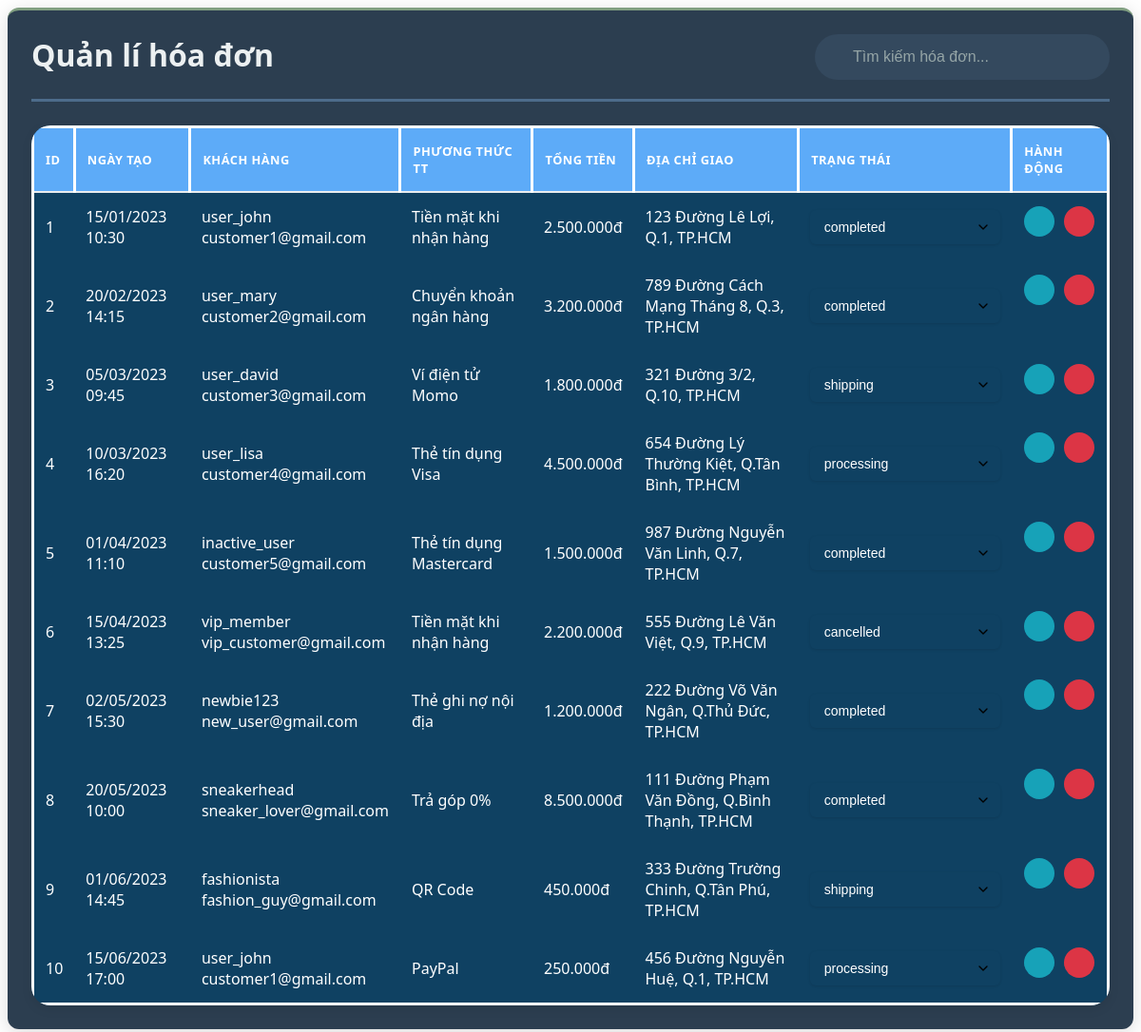
The page /admin/dashboard/dashboard_bill.php on the database its author committed.
### tables this page shows
CREATE TABLE bill
(
  id INT NOT NULL AUTO_INCREMENT,
  status VARCHAR(20) NOT NULL DEFAULT 'pending',
  bill_date TIMESTAMP NOT NULL DEFAULT CURRENT_TIMESTAMP,
  id_user INT NOT NULL,
  id_payment_method INT NOT NULL,
  total_amount DECIMAL(12,2) NOT NULL,
  shipping_address TEXT NOT NULL,
  created_at TIMESTAMP DEFAULT CURRENT_TIMESTAMP,
  updated_at TIMESTAMP DEFAULT CURRENT_TIMESTAMP ON UPDATE CURRENT_TIMESTAMP,
  PRIMARY KEY (id),
  FOREIGN KEY (id_user) REFERENCES users(id) ON DELETE CASCADE,
  FOREIGN KEY (id_payment_method) REFERENCES payment_method(id)
);

CREATE TABLE users
(
  id INT NOT NULL AUTO_INCREMENT,
  email VARCHAR(100) NOT NULL,
  password VARCHAR(255) NOT NULL,
  status char(10) NOT NULL DEFAULT 'UNLOCK',
  username VARCHAR(50) NOT NULL,
  created_at TIMESTAMP DEFAULT CURRENT_TIMESTAMP,
  updated_at TIMESTAMP DEFAULT CURRENT_TIMESTAMP ON UPDATE CURRENT_TIMESTAMP,
  PRIMARY KEY (id),
  UNIQUE (email),
  UNIQUE (username)
);

CREATE TABLE payment_method
(
  id INT NOT NULL AUTO_INCREMENT,
  name VARCHAR(50) NOT NULL,
  is_active BOOLEAN DEFAULT TRUE,
  created_at TIMESTAMP DEFAULT CURRENT_TIMESTAMP,
  updated_at TIMESTAMP DEFAULT CURRENT_TIMESTAMP ON UPDATE CURRENT_TIMESTAMP,
  PRIMARY KEY (id),
  UNIQUE (name)
);

### database/database_sever.php (called while the page is built, shortened)
<?php
    class database_sever{
        private $host = 'localhost';
        private $username = 'root';
        private $password = '';
        public $conn = null;
        public function __construct($db_name="bangiay"){
            $this->db_name = $db_name;
        try {
            $this->conn = new PDO(
                'mysql:host=' . $this->host . ';dbname=' . $this->db_name,
                $this->username,
                $this->password
            );
            $this->conn->setAttribute(PDO::ATTR_ERRMODE, PDO::ERRMODE_EXCEPTION);
            $this->conn->setAttribute(PDO::ATTR_DEFAULT_FETCH_MODE, PDO::FETCH_ASSOC);
            $this->conn->setAttribute(PDO::ATTR_EMULATE_PREPARES, false);
        } catch(PDOException $e) {
            error_log("Connection Error: " . $e->getMessage());
            throw new Exception("Database connection failed");
        }
        }
        public function view_table($string_query,$param=[]){
            try{
                $this->stmt = $this->conn->prepare($string_query);
                $this->stmt->execute($param);
                return $this->stmt->fetchAll();
            } catch(PDOException $e) {
                echo "Lỗi: " . $e->getMessage();
            }
        }
    }
?>

### dao/BillDao.php (called while the page is built, shortened)
<?php
require_once __DIR__ . '/../DTO/BillDTO.php';
require_once __DIR__ . '/../database/database_sever.php';
class BillDao {
    private $db;
    public function __construct() {
        $this->db = new database_sever();
    }
    public function view_all() {
        $sql = "SELECT * FROM bill";
        $results = $this->db->view_table($sql);
        $users = [];
        foreach ($results as $row) {
            $users[] = new BillDTO($row);
        }
        return $users;
    }
}
?>

### DTO/BillDTO.php (called while the page is built, shortened)
<?php
class BillDTO {
    public function __construct($data) {
        $this->id = $data['id'] ?? null;
        $this->status = $data['status'] ?? 'pending';
        $this->bill_date = $data['bill_date'] ?? null;
        $this->id_user = $data['id_user'] ?? null;
        $this->id_payment_method = $data['id_payment_method'] ?? null;
        $this->total_amount = $data['total_amount'] ?? 0.0;
        $this->shipping_address = $data['shipping_address'] ?? '';
    }
}?>

### dao/UserDao.php (called while the page is built, shortened)
<?php
require_once __DIR__ . '/../DTO/UserDTO.php';
require_once __DIR__ . '/../database/database_sever.php';
class UserDao {
    private $db;
    public function __construct() {
        $this->db = new database_sever();
    }
    public function get_by_id($id) {
        $sql = "SELECT * FROM users WHERE id = :id";
        $params = ['id' => $id];
        $result = $this->db->view_table($sql, $params);
        if (!empty($result)) {
            return new UserDTO($result[0]);
        }
        return null;
    }
}
?>

### DTO/UserDTO.php (called while the page is built, shortened)
<?php
class UserDTO {
    public function __construct($data) {
        $this->email = $data['email'] ?? '';
        $this->username = $data['username'] ?? '';
    }
}?>

### dao/PaymentMethodDao.php (called while the page is built, shortened)
<?php
require_once __DIR__ . '/../DTO/PaymentMethodDTO.php';
require_once __DIR__ . '/../database/database_sever.php';
class PaymentMethodDao {
    private $db;
    public function __construct() {
        $this->db = new database_sever();
    }
    public function get_by_id($id) {
        $sql = "SELECT * FROM payment_method WHERE id = :id";
        $params = ['id' => $id];
        $result = $this->db->view_table($sql, $params);
        return !empty($result) ? new PaymentMethodDTO($result[0]) : null;
    }
}
?>

### DTO/PaymentMethodDTO.php (called while the page is built, shortened)
<?php
    class PaymentMethodDTO {
        public function __construct($data) {
            $this->name = $data['name'] ?? '';
        }
    }
    ?>

### admin/dashboard/table/bill_management.php (the view, shortened to what this page needs)
<?php
require_once __DIR__ . "/../../../dao/BillDao.php";
require_once __DIR__ . "/../../../dao/UserDao.php";
require_once __DIR__ . "/../../../dao/PaymentMethodDao.php";
$table_bills = new BillDao();
$table_users = new UserDao();
$table_paymentmethode = new PaymentMethodDao();
$start_date = $_POST['start_date'] ?? null;
$end_date = $_POST['end_date'] ?? null;
$status = $_POST['status'] ?? '';
$creator = trim($_POST['creator'] ?? '');
$bills = $table_bills->view_all();
$filtered_bills = array_filter($bills, function ($bill) use
($start_date, $end_date, $status, $creator, $table_users) {
    $bill_time = strtotime($bill->bill_date);
    if ($start_date && $bill_time < strtotime($start_date)) return false;
    if ($end_date && $bill_time > strtotime($end_date . ' 23:59:59')) return false;
    if ($status && strtolower($bill->status) !== strtolower($status)) return false;
    if ($creator) {
        $user = $table_users->get_by_id($bill->id_user);
        if (!$user || stripos($user->username, $creator) === false) return false;
    }
    return true;
});
?>
<link rel="stylesheet" href="css/admin_style/dashboard/table_main.css">
<div class="bill-management object-management active">
    <table class="data-table">
    <thead>
        <tr>
            <th>ID</th>
            <th>Ngày tạo</th>
            <th>Khách hàng</th>
            <th>Phương thức TT</th>
            <th>Tổng tiền</th>
            <th>Địa chỉ giao</th>
            <th>Trạng thái</th>
            <th>Hành động</th>
        </tr>
    </thead>
    <tbody>
        <?php if (empty($filtered_bills)):?>
        <tr>
            <td colspan="8" style="text-align: center; font-size: 1.5em;">
                Không có hóa đơn
            </td>
        </tr>
        <?php else:?>
        <?php foreach ($filtered_bills as $bill):
            $user = $table_users->get_by_id($bill->id_user);
            $paymentMethod = $table_paymentmethode->get_by_id($bill->id_payment_method);
        ?>
            <tr data-id="<?= $bill->id ?>">
                <td><?= $bill->id ?></td>
                <td><?= date('d/m/Y H:i', strtotime($bill->bill_date)) ?></td>
                <td>
                    <?= htmlspecialchars($user->username ?? 'N/A') ?>
                    <div class="user-email"><?= htmlspecialchars($user->email ?? '') ?></div>
                </td>
                <td><?= htmlspecialchars($paymentMethod->name ?? 'N/A') ?></td>
                <td><?= number_format($bill->total_amount, 0, ',', '.') ?>đ</td>
                <td><?= htmlspecialchars($bill->shipping_address) ?></td>
                <?php
$status_order = ['processing', 'shipping', 'completed', 'cancelled'];
$current_status = strtolower($bill->status);
$current_index = array_search($current_status, $status_order);
?>
<td class="status-bill status-<?= $current_status ?>">
    <select name="objectId" class="styled-select status-select" data-object-id="<?= $bill->id ?>" data-current-index="<?= $current_index ?>">
        <?php foreach ($status_order as $index => $status_option):
            $value = 'Bill-' . $status_option;
            $selected = ($current_status === $status_option) ? 'selected' : '';
            $disabled = ($index < $current_index && $status_option !== 'cancelled') ? 'disabled' : '';
        ?>
            <option value="<?= $value ?>" <?= "$selected $disabled" ?>>
                <?= $status_option ?>
            </option>
        <?php endforeach; ?>
    </select>
</td>
                <td class='row button-update'>
                    <button class='action-btn view-btn' data-action='view-bill' data-id='<?= $bill->id ?>'>
                    </button>
                    <button class='action-btn delete-btn' data-action='delete-bill' data-id='<?= $bill->id ?>'>
                    </button>
                </td>
            </tr>
        <?php endforeach; ?>
        <?php endif;?>
    </tbody>
</table>
</div>

### css/admin_style/dashboard/table_main.css (style rules this page uses)
.object-management { background: #0f4162; margin-top: 25px; border-radius: 20px; box-shadow: 0 4px 12px rgba(0, 0, 0, 0.08); overflow-x: auto; position: relative; z-index: 1; }
.data-table { width: 100%; color: white; border-collapse: collapse; border-radius: 20px; border: 3px white solid; font-family: 'Segoe UI', Tahoma, Geneva, Verdana, sans-serif; position: relative; }
.data-table thead { background-color: #5dabf8; border-bottom: 2px solid #e9ecef; }
.data-table th { padding: 15px 12px; text-align: left; font-weight: 600; text-transform: uppercase; font-size: 0.8rem; letter-spacing: 0.5px; border-right: 3px white solid; }
.data-table tbody tr { transition: all 0.2s ease; position: relative; }
.data-table td { padding: 14px 12px; vertical-align: middle; border-right: none; position: relative; }
.button-update { display: flex; gap: 8px; justify-content: space-evenly; position: relative; }
.action-btn { width: 32px; height: 32px; border-radius: 50%; display: flex; align-items: center; justify-content: center; border: none; cursor: pointer; transition: all 0.2s ease; font-size: 16px; position: relative; z-index: 2; }
.view-btn { background-color: #17a2b8; }
.delete-btn { background-color: #dc3545; }
.styled-select { position: relative; display: inline-block; width: 200px; padding: 10px 15px; border: none; border-radius: 6px; background-color: #0f4162; color: #ffffff; font-size: 14px; cursor: pointer; appearance: none; -webkit-appearance: none; -moz-appearance: none; background-repeat: no-repeat; background-position: right 10px center; background-size: 16px; transition: all 0.3s ease; box-shadow: 0 1px 3px rgba(0,0,0,0.1); }
.styled-select option { padding: 10px 15px; background: white; color: #333; }

### rows shown on the page
bill: id "1", bill_date "15/01/2023 10:30", id_user.username "user_john", id_user.email "customer1@gmail.com", id_payment_method.name "Tiền mặt khi nhận hàng", total_amount "2.500.000", shipping_address "123 Đường Lê Lợi, Q.1, TP.HCM", objectId "completed"
bill: id "2", bill_date "20/02/2023 14:15", id_user.username "user_mary", id_user.email "customer2@gmail.com", id_payment_method.name "Chuyển khoản ngân hàng", total_amount "3.200.000", shipping_address "789 Đường Cách Mạng Tháng 8, Q.3, TP.HCM", objectId "completed"
bill: id "3", bill_date "05/03/2023 09:45", id_user.username "user_david", id_user.email "customer3@gmail.com", id_payment_method.name "Ví điện tử Momo", total_amount "1.800.000", shipping_address "321 Đường 3/2, Q.10, TP.HCM", objectId "shipping"
bill: id "4", bill_date "10/03/2023 16:20", id_user.username "user_lisa", id_user.email "customer4@gmail.com", id_payment_method.name "Thẻ tín dụng Visa", total_amount "4.500.000", shipping_address "654 Đường Lý Thường Kiệt, Q.Tân Bình, TP.HCM", objectId "processing"
bill: id "5", bill_date "01/04/2023 11:10", id_user.username "inactive_user", id_user.email "customer5@gmail.com", id_payment_method.name "Thẻ tín dụng Mastercard", total_amount "1.500.000", shipping_address "987 Đường Nguyễn Văn Linh, Q.7, TP.HCM", objectId "completed"
bill: id "6", bill_date "15/04/2023 13:25", id_user.username "vip_member", id_user.email "vip_customer@gmail.com", id_payment_method.name "Tiền mặt khi nhận hàng", total_amount "2.200.000", shipping_address "555 Đường Lê Văn Việt, Q.9, TP.HCM", objectId "cancelled"
bill: id "7", bill_date "02/05/2023 15:30", id_user.username "newbie123", id_user.email "new_user@gmail.com", id_payment_method.name "Thẻ ghi nợ nội địa", total_amount "1.200.000", shipping_address "222 Đường Võ Văn Ngân, Q.Thủ Đức, TP.HCM", objectId "completed"
bill: id "8", bill_date "20/05/2023 10:00", id_user.username "sneakerhead", id_user.email "sneaker_lover@gmail.com", id_payment_method.name "Trả góp 0%", total_amount "8.500.000", shipping_address "111 Đường Phạm Văn Đồng, Q.Bình Thạnh, TP.HCM", objectId "completed"
bill: id "9", bill_date "01/06/2023 14:45", id_user.username "fashionista", id_user.email "fashion_guy@gmail.com", id_payment_method.name "QR Code", total_amount "450.000", shipping_address "333 Đường Trường Chinh, Q.Tân Phú, TP.HCM", objectId "shipping"
bill: id "10", bill_date "15/06/2023 17:00", id_user.username "user_john", id_user.email "customer1@gmail.com", id_payment_method.name "PayPal", total_amount "250.000", shipping_address "456 Đường Nguyễn Huệ, Q.1, TP.HCM", objectId "processing"
